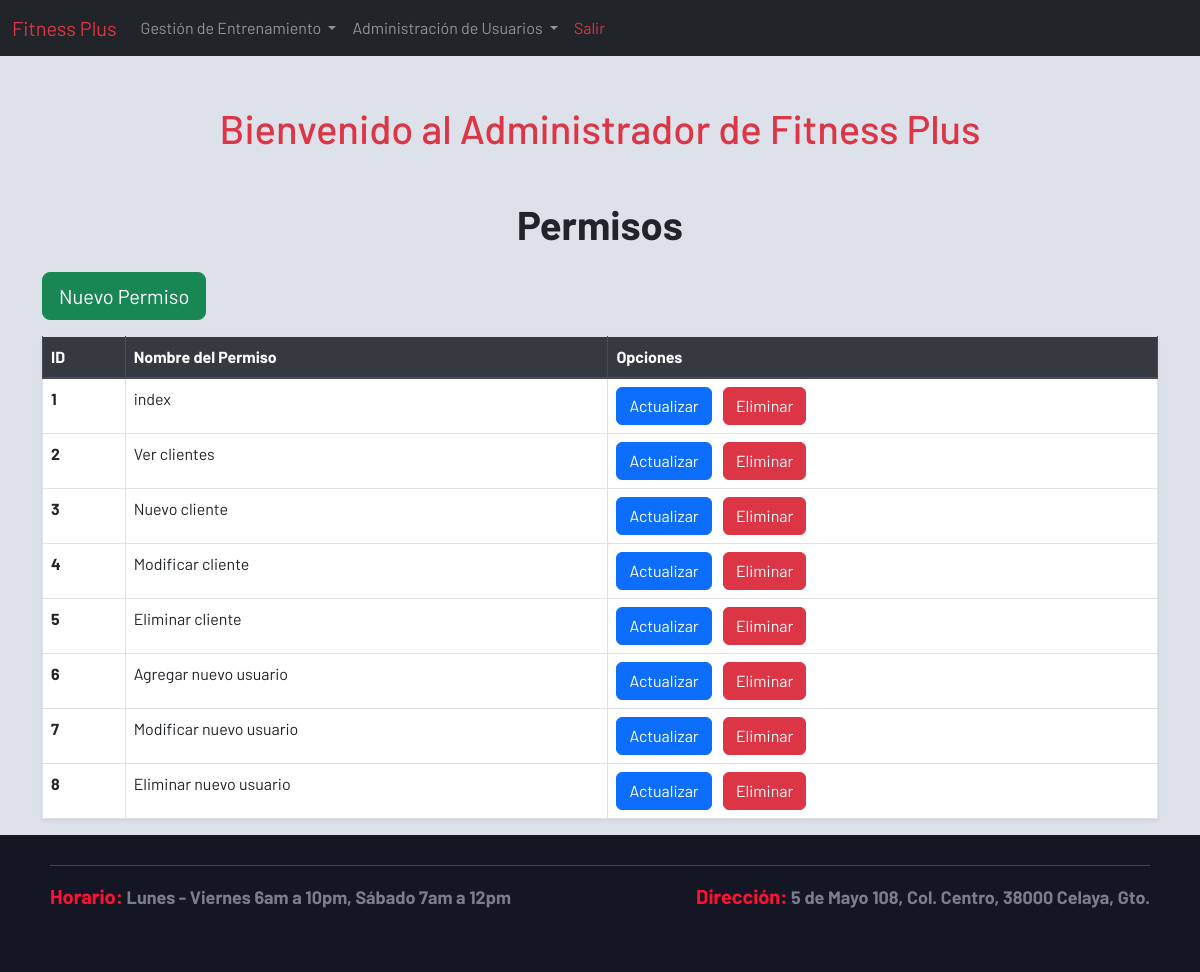
Page /admin/permiso.php (signed in) on the committed database.
### tables this page shows
CREATE TABLE `permiso` (
  `id_permiso` int(11) NOT NULL,
  `permiso` varchar(30) NOT NULL
);

### sistema.class.php (called while the page is built, shortened)
<?php
class Sistema
{
    function conexion()
    {
        try {
            $this->con = new PDO(SGBD . ':host=' . DBHOST . ';dbname=' . DBNAME . ';port=' . DBPORT, DBUSER, DBPASS);
        } catch (PDOException $e) {
            die("Error de conexión: " . $e->getMessage());
        }
    }
}
?>

### admin/permiso.class.php (called while the page is built, shortened)
<?php
require_once('../sistema.class.php');
class Permiso extends Sistema
{
    function readAll()
    {
        $sql = "SELECT * FROM permiso";
        $stmt = $this->con->prepare($sql);
        $stmt->execute();
        return $stmt->fetchAll(PDO::FETCH_ASSOC);
    }
}
?>

### admin/views/permiso/index.php (the view, shortened to what this page needs)
<?php require('views/header/header_administrador.php'); ?>
<div class="container mt-5">
    <h1 class="text-center mb-4"style="font-weight: bold;">Permisos</h1>
    <div class="mb-3">
        <a href="permiso.php?accion=crear" class="btn btn-success btn-lg">Nuevo Permiso</a>
    </div>
    <table class="table table-hover table-bordered shadow-sm">
        <thead class="thead-dark">
            <tr>
                <th scope="col">ID</th>
                <th scope="col">Nombre del Permiso</th>
                <th scope="col">Opciones</th>
            </tr>
        </thead>
        <tbody>
            <?php foreach ($permisos as $permiso) : ?>
                <tr>
                    <th scope="row"><?php echo $permiso['id_permiso']; ?></th>
                    <td><?php echo $permiso['permiso']; ?></td>
                    <td>
                        <a href="permiso.php?accion=actualizar&id=<?php echo $permiso['id_permiso']; ?>" class="btn btn-primary">Actualizar</a>
                        <a href="permiso.php?accion=eliminar&id=<?php echo $permiso['id_permiso']; ?>" class="btn btn-danger ml-2">Eliminar</a>
                    </td>
                </tr>
            <?php endforeach; ?>
        </tbody>
    </table>
</div>
<?php require('views/footer.php'); ?>

### css/estilo.css (style rules this page uses)
* { margin: 0; padding: 0; box-sizing: border-box; font-family: 'Barlow'; }
html { scroll-behavior: smooth; }
body { background-color: #dde1e9; }

### rows in the picture
permiso: id_permiso "1", permiso "index"
permiso: id_permiso "2", permiso "Ver clientes"
permiso: id_permiso "3", permiso "Nuevo cliente"
permiso: id_permiso "4", permiso "Modificar cliente"
permiso: id_permiso "5", permiso "Eliminar cliente"
permiso: id_permiso "6", permiso "Agregar nuevo usuario"
permiso: id_permiso "7", permiso "Modificar nuevo usuario"
permiso: id_permiso "8", permiso "Eliminar nuevo usuario"
